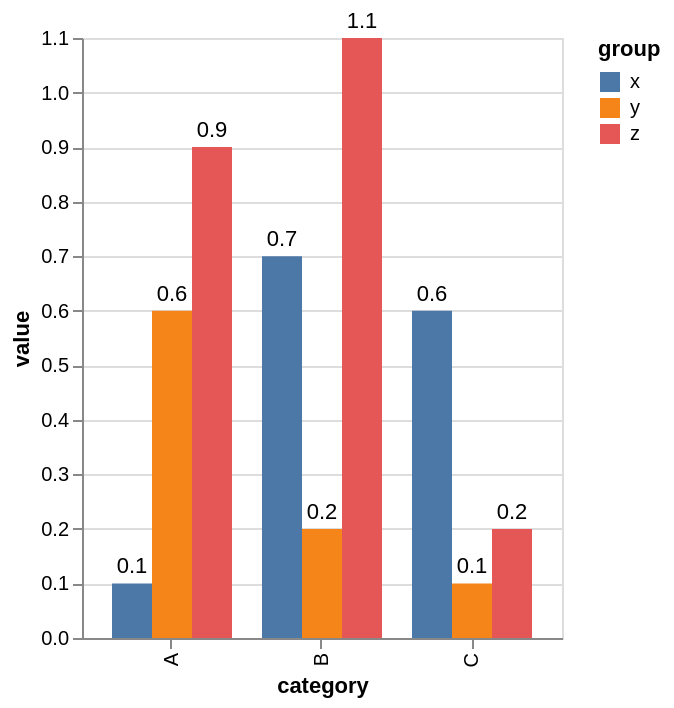

Write a Vega-Lite specification for this figure.
### Vega specification from a JSON file in a GitHub repository (floating-point values rounded to 4 significant figures)
{"$schema": "https://vega.github.io/schema/vega/v6.json", "background": "white", "padding": 5, "height": 300, "style": "cell", "data": [{"name": "source_0", "values": [{"category": "A", "group": "x", "value": 0.1}, {"category": "A", "group": "y", "value": 0.6}, {"category": "A", "group": "z", "value": 0.9}, {"category": "B", "group": "x", "value": 0.7}, {"category": "B", "group": "y", "value": 0.2}, {"category": "B", "group": "z", "value": 1.1}, {"category": "C", "group": "x", "value": 0.6}, {"category": "C", "group": "y", "value": 0.1}, {"category": "C", "group": "z", "value": 0.2}]}, {"name": "data_0", "source": "source_0", "transform": [{"type": "formula", "expr": "datum.value/2", "as": "half"}]}, {"name": "data_1", "source": "data_0", "transform": [{"type": "stack", "groupby": ["category", "group"], "field": "value", "sort": {"field": [], "order": []}, "as": ["value_start", "value_end"], "offset": "zero"}, {"type": "filter", "expr": "isValid(datum[\"value\"]) && isFinite(+datum[\"value\"])"}]}, {"name": "data_2", "source": "data_0", "transform": [{"type": "filter", "expr": "isValid(datum[\"value\"]) && isFinite(+datum[\"value\"])"}]}], "signals": [{"name": "x_step", "update": "20 * bandspace(domain('xOffset').length, 0, 0) / (1-0.2)"}, {"name": "width", "update": "bandspace(domain('x').length, 0.2, 0.2) * x_step"}], "marks": [{"name": "layer_0_marks", "type": "rect", "style": ["bar"], "from": {"data": "data_1"}, "encode": {"update": {"fill": {"scale": "color", "field": "group"}, "ariaRoleDescription": {"value": "bar"}, "description": {"signal": "\"category: \" + (isValid(datum[\"category\"]) ? isArray(datum[\"category\"]) ? join(datum[\"category\"], ' ') : datum[\"category\"] : \"\"+datum[\"category\"]) + \"; value: \" + (format(datum[\"value\"], \"\")) + \"; group: \" + (isValid(datum[\"group\"]) ? isArray(datum[\"group\"]) ? join(datum[\"group\"], ' ') : datum[\"group\"] : \"\"+datum[\"group\"])"}, "x": {"scale": "x", "field": "category", "offset": {"scale": "xOffset", "field": "group"}}, "width": {"signal": "max(0.25, bandwidth('xOffset'))"}, "y": {"scale": "y", "field": "value_end"}, "y2": {"scale": "y", "field": "value_start"}}}}, {"name": "layer_1_marks", "type": "text", "style": ["text"], "from": {"data": "data_2"}, "encode": {"update": {"dy": {"value": -8}, "fill": {"value": "black"}, "description": {"signal": "\"category: \" + (isValid(datum[\"category\"]) ? isArray(datum[\"category\"]) ? join(datum[\"category\"], ' ') : datum[\"category\"] : \"\"+datum[\"category\"]) + \"; value: \" + (format(datum[\"value\"], \"\")) + \"; group: \" + (isValid(datum[\"group\"]) ? isArray(datum[\"group\"]) ? join(datum[\"group\"], ' ') : datum[\"group\"] : \"\"+datum[\"group\"])"}, "x": {"scale": "x", "field": "category", "offset": {"scale": "xOffset", "field": "group", "band": 0.5}}, "y": {"scale": "y", "field": "value"}, "text": {"signal": "format(datum[\"value\"], \"\")"}, "align": {"value": "center"}, "baseline": {"value": "middle"}}}}], "scales": [{"name": "x", "type": "band", "domain": {"fields": [{"data": "data_1", "field": "category"}, {"data": "data_2", "field": "category"}], "sort": true}, "range": {"step": {"signal": "x_step"}}, "paddingInner": 0.2, "paddingOuter": 0.2}, {"name": "y", "type": "linear", "domain": {"fields": [{"data": "data_1", "field": "value_start"}, {"data": "data_1", "field": "value_end"}, {"data": "data_2", "field": "value"}]}, "range": [{"signal": "height"}, 0], "nice": true, "zero": true}, {"name": "xOffset", "type": "band", "domain": {"fields": [{"data": "data_1", "field": "group"}, {"data": "data_2", "field": "group"}], "sort": true}, "range": {"step": 20}}, {"name": "color", "type": "ordinal", "domain": {"data": "data_1", "field": "group", "sort": true}, "range": "category"}], "axes": [{"scale": "y", "orient": "left", "gridScale": "x", "grid": true, "tickCount": {"signal": "ceil(height/40)"}, "domain": false, "labels": false, "aria": false, "maxExtent": 0, "minExtent": 0, "ticks": false, "zindex": 0}, {"scale": "x", "orient": "bottom", "grid": false, "title": "category", "labelAlign": "right", "labelAngle": 270, "labelBaseline": "middle", "zindex": 0}, {"scale": "y", "orient": "left", "grid": false, "title": "value", "labelOverlap": true, "tickCount": {"signal": "ceil(height/40)"}, "zindex": 0}], "legends": [{"fill": "color", "symbolType": "square", "title": "group"}]}
